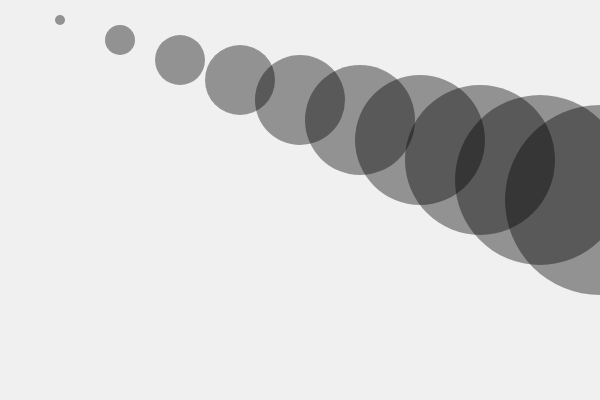
Frame 1 (no input)
Frame 60 (no input): identical to frame 1, image omitted
Frame 120 (the mouse pressed at the canvas centre since frame 60): identical to frame 1, image omitted

The p5.js sketch that drew this single still picture (run headless with seeded random() and noise() and a simulated clock; from frame 60 on, the mouse is pressed at the canvas centre):

// p5.js sketch
// ── sketch.js
function setup() {
  createCanvas(600, 400);
  
  noStroke();
}

function draw() {
  background(240);
  
  let a=0; /* x position */
  let b=0; /* y position */
  let c=10; /* durchmesser */

  
  fill(0,100);
 
  //kreis 1
  b+=20;
  a+=60;
  c-=20;
  //a=a+60;
  ellipse(a,b,c,c);
  
  //kreis 2
  b+=20;
  a+=60;  
  c-=20;
  ellipse(a,b,c,c);
  
  //kreis 3
  b+=20;
  a+=60;
  c-=20;
  ellipse(a,b,c,c);
  
  //kreis 4
  b+=20;
  a+=60;
  c-=20;
  ellipse(a,b,c,c);
  
  //kreis 5
  b+=20;
  a+=60;
  c-=20;
  ellipse(a,b,c,c);
  
  //kreis 6
  b+=20;
  a+=60;
  c-=20;
  ellipse(a,b,c,c);
  
  //kreis 7
  b+=20;
  a+=60;
  c-=20;
  ellipse(a,b,c,c);
  
  //kreis 8
  b+=20;
  a+=60;
  c-=20;
  ellipse(a,b,c,c);
  
  //kreis 9
  a+=60;
  b+=20;
  c-=20;
  ellipse(a,b,c,c);
  
  //kreis 10
  b+=20;
  a+=60;
  c-=20;
  ellipse(a,b,c,c);
  
}

/* Kommentar */
